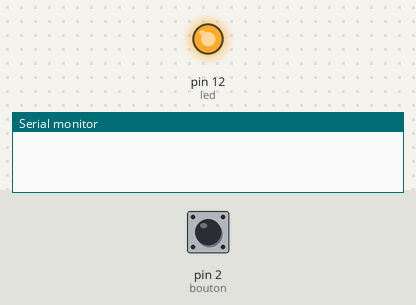
Bench run of a sketch on a simulated Arduino Uno, built with avr-gcc and run on an emulated ATmega328P. Shown: output pins drawn as LEDs (lit = HIGH), the last lines printed to the serial monitor. Inputs (shaded band) come from the test bench; at power-on: pin 2 (bouton) HIGH.

Above: at 1.2 s.
1.3 s: pin 2 (bouton) pulled LOW for 0.15 s
At 1.37 s:
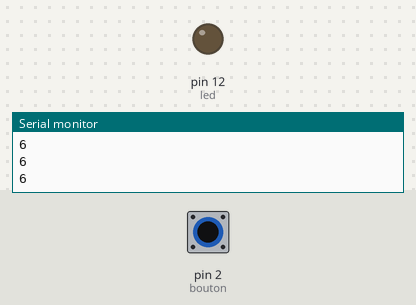
2.9 s: pin 2 (bouton) pulled LOW for 3.2 s
At 7.1 s:
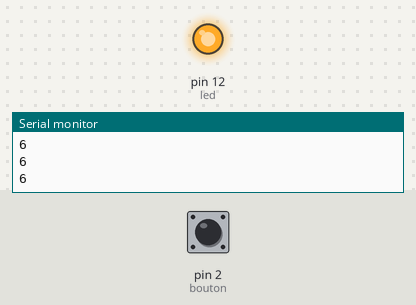
Timing chart, 0 to 8.6 s (numbered marks = the images above; inputs shaded):
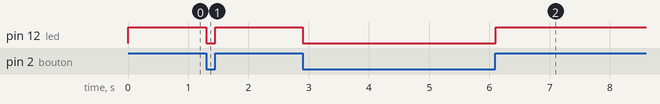

The sketch:

sketch_jan05c.ino
```cpp
const int bouton =2;  // la broche 4 devient bouton
const int led = 12;    // la broche 12 devient led
int val=0;
void setup()
{
    pinMode(bouton,INPUT_PULLUP); // Initialise la broche 4 comme entrée
    pinMode(led, OUTPUT);
    digitalWrite(led, LOW);
    // Initialise la broche 12 comme sortie
    Serial.begin(9600);     // Ouvre le port série à 9600 bauds
}

void loop()
{
    // Si bouton poussoir appuyé...
    if (digitalRead(bouton) == 1) // teste si le bouton a une valeur de 1
        // ...on allume la LED
    {
        digitalWrite(led,HIGH);


    }
    // Sinon...
    else
        // teste si le bouton a une valeur de 0
        // ...on éteint la LED
    {
        digitalWrite(led,LOW);
        Serial.println("6");


    }

}
```

Measured:
- after the input at 1.3 s, pin 12 (led): HIGH → LOW at once, → HIGH 0.15 s later
- after the input at 2.9 s, pin 12 (led): HIGH → LOW at once, → HIGH 3.2 s later
